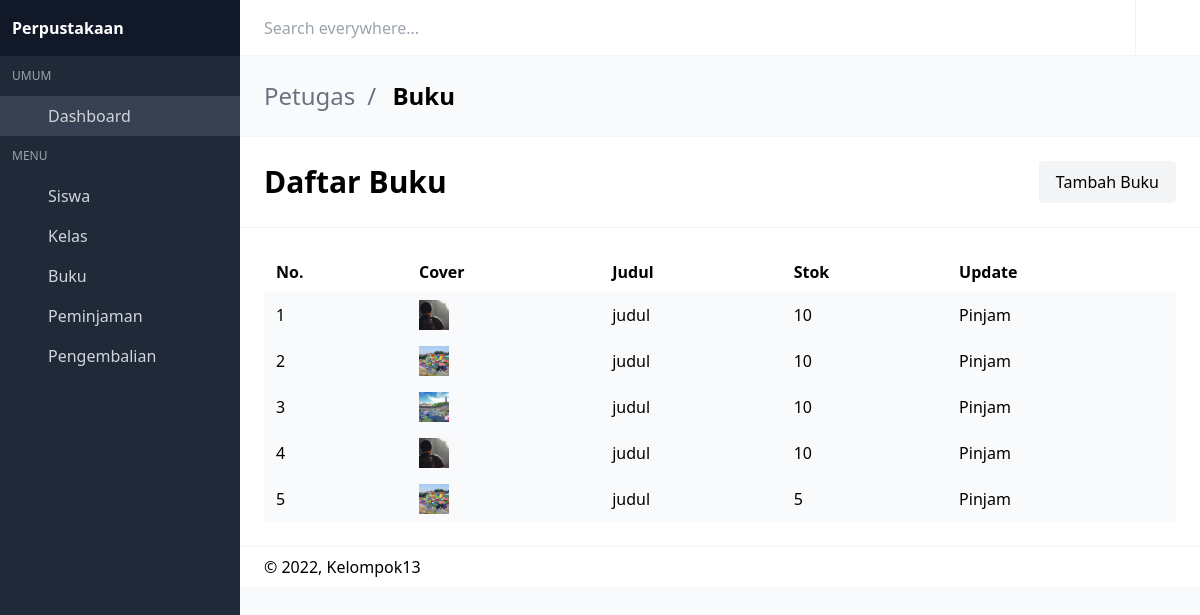
Page /main/admin/peminjaman.php (signed in) on the committed database.
### tables this page shows
CREATE TABLE `buku` (
  `id_buku` int(11) NOT NULL,
  `penulis` varchar(50) NOT NULL,
  `tahun` year(4) NOT NULL,
  `judul` varchar(255) NOT NULL,
  `kota` varchar(50) NOT NULL,
  `penerbit` varchar(255) NOT NULL,
  `cover` varchar(255) NOT NULL,
  `sinopsis` text NOT NULL,
  `stok` int(3) NOT NULL
);

### main/admin/peminjaman.php (the view, shortened to what this page needs)
<?php
include_once("config.php");
?>
<!DOCTYPE html>
<html lang="en" class="">
<head>
  <link rel="stylesheet" href="css/main.css?v=1628755089081">
</head>
<body>
<div id="app">
<nav id="navbar-main" class="navbar is-fixed-top">
  <div class="navbar-brand">
    <div class="navbar-item">
      <div class="control"><input placeholder="Search everywhere..." class="input"></div>
    </div>
  </div>
  <div class="navbar-menu" id="navbar-menu">
    <div class="navbar-end">
      <a href="" class="navbar-item has-divider desktop-icon-only">
        <span class="icon"><i class="mdi mdi-help-circle-outline"></i></span>
      </a>
      <a href="keluar.php" title="Log out" class="navbar-item desktop-icon-only">
        <span class="icon"><i class="mdi mdi-logout"></i></span>
      </a>
    </div>
  </div>
</nav>
<aside class="aside is-placed-left is-expanded">
  <div class="aside-tools">
    <div>
    <b class="font-black">Perpustakaan</b>
    </div>
  </div>
  <div class="menu is-menu-main">
    <p class="menu-label">Umum</p>
    <ul class="menu-list">
      <li class="active">
        <a href="dashboard.php">
          <span class="icon"><i class="mdi mdi-desktop-mac"></i></span>
          <span class="menu-item-label">Dashboard</span>
        </a>
      </li>
    </ul>
    <p class="menu-label">Menu</p>
    <ul class="menu-list">
      <li class="--set-active-tables-html">
        <a href="siswa.php">
          <span class="icon"><i class="mdi mdi-account-circle"></i></span>
          <span class="menu-item-label">Siswa</span>
        </a>
      </li>
      <li class="--set-active-forms-html">
        <a href="kelas.php">
          <span class="icon"><i class="mdi mdi-table"></i></span>
          <span class="menu-item-label">Kelas</span>
        </a>
      </li>
      <li class="--set-active-profile-html">
        <a href="buku.php">
          <span class="icon"><i class="mdi mdi-book"></i></span>
          <span class="menu-item-label">Buku</span>
        </a>
      </li>
      <li>
        <a href="peminjaman.php">
          <span class="icon"><i class="mdi mdi-cart-plus"></i></span>
          <span class="menu-item-label">Peminjaman</span>
        </a>
      </li>
      <li>
        <a href="pengembalian.php">
          <span class="icon"><i class="mdi mdi-cart-minus"></i></span>
          <span class="menu-item-label">Pengembalian</span>
        </a>
      </li>
    </ul>
  </div>
</aside>
<section class="is-title-bar">
  <div class="flex flex-col md:flex-row items-center justify-between space-y-6 md:space-y-0">
    <ul>
      <li>Petugas</li>
      <li>Buku</li>
    </ul>
  </div>
</section>
<section class="is-hero-bar">
  <div class="flex flex-col md:flex-row items-center justify-between space-y-6 md:space-y-0">
    <h1 class="title">
      Daftar Buku
    </h1>
    <a href="buatbuku.php" class="btn btn-outline-dark button light">Tambah Buku</a>
  </div>
</section>
<section class="is-hero-bar">
  <div class="flex flex-col md:flex-row items-center justify-between space-y-6 md:space-y-0">
<table class="table table-primary p-1 mt-4 border border-primary container">
  <tbody>
      <tr>
          <th>No.</th>
          <th>Cover</th>
          <th>Judul</th>
          <th>Stok</th>
          <th class="text-center" >Update</th>
      </tr>
  </tbody>
  <tbody>
  <?php
    if(isset($_GET['cari'])){
      $cari = $_GET['cari'];
      $result = mysqli_query($conn,"SELECT * FROM buku WHERE judul LIKE '%".$cari."%'");
    }else{
      $result = mysqli_query($conn,"SELECT * FROM buku");
    }
    $no =1;
    while($data = mysqli_fetch_array($result)) {
      ?>
        <tbody>
        <tr>
            <td class="text-center"><?= $no ?></td>
            <td>
              <img src="img/<?= $data['6']?>" width="30px" class="img-thumbnail" alt="">
            </td>
            <td><?= $data['judul']?></td>
            <td><?= $data['stok']?></td>
            <td colspan="2">
            <a href="pinjam.php?id_buku=<?=$data['id_buku']?>" class="btn btn-outline-danger">Pinjam</a>
            </td>
        </tr>
        </tbody>
    <?php
    $no++;
      }
      ?>
</table>
  </div>
</section>
<footer class="footer">
  <div class="flex flex-col md:flex-row items-center justify-between space-y-3 md:space-y-0">
    <div class="flex items-center justify-start space-x-3">
      <div>
        © 2022, Kelompok13
      </div>
    </div>
  </div>
</footer>
<link rel="stylesheet" href="https://cdn.materialdesignicons.com/4.9.95/css/materialdesignicons.min.css">
</body>
</html>

### rows in the picture
buku: cover (picture), judul "judul", stok "10"
buku: cover (picture), judul "judul", stok "10"
buku: cover (picture), judul "judul", stok "10"
buku: cover (picture), judul "judul", stok "10"
buku: cover (picture), judul "judul", stok "5"
